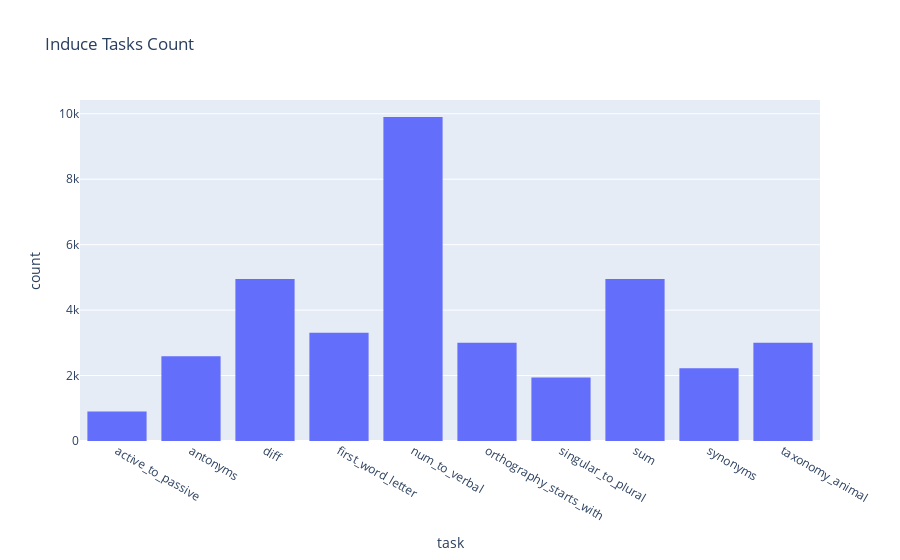

Notebook cell for this chart:
### Markdown cell above
## Plot distribuition of samples

### Code cell
fig = px.histogram(selected_tasks, x="task", title="Induce Tasks Count")
fig.show()

### Figure 1 — Plotly figure (JSON) as saved in the notebook; plotly's stock layout.template omitted (floating-point values rounded to 4 significant figures; data arrays with more than 128 entries replaced by an {"elided": "..."} marker saying what was removed)
{"data": [{"alignmentgroup": "True", "bingroup": "x", "hovertemplate": "task=%{x}<br>count=%{y}<extra></extra>", "legendgroup": "", "marker": {"color": "#636efa", "pattern": {"shape": ""}}, "name": "", "offsetgroup": "", "orientation": "v", "showlegend": false, "type": "histogram", "x": {"elided": "36763 str values"}, "xaxis": "x", "yaxis": "y"}], "layout": {"barmode": "relative", "legend": {"tracegroupgap": 0}, "title": {"text": "Induce Tasks Count"}, "xaxis": {"anchor": "y", "domain": [0, 1], "title": {"text": "task"}}, "yaxis": {"anchor": "x", "domain": [0, 1], "title": {"text": "count"}}}}
